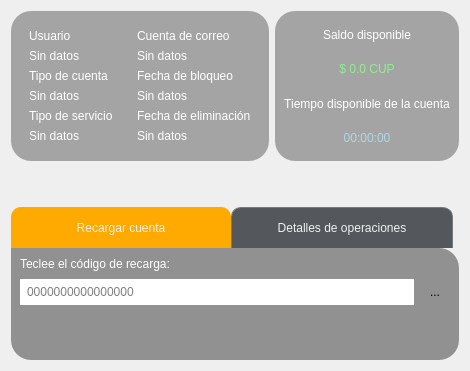
      <widget class="QWidget" name="nauta_info">
       <layout class="QGridLayout" name="gridLayout_31">
        <item row="0" column="0">
         <widget class="QWidget" name="nauta_account_details" native="true">
          <property name="styleSheet">
           <string notr="true">QWidget #nauta_account_details{
	border-radius:20px;
	background-color: rgba(0, 0, 0, 80);
	padding:10px;
}
QLCNumber{
	padding:5px;
	color: black;
	font: 12pt &quot;Segoe UI&quot;;	
	background-color:white;
	border-radius:15px;
	
}
QLabel{
	color: white;
	font: 14pt &quot;Segoe UI&quot;;	
}
QCheckBox, QRadioButton{
	font: 10pt &quot;Segoe UI&quot;;
	color:white;
}
QCheckBox::indicator, QRadioButton::indicator {
	border: 1px solid rgb(100, 100, 100);
	width: 10px;
	height: 10px;
	border-radius: 5px;
	background-color: rgb(135, 135, 135);
}
QCheckBox::indicator:checked, QRadioButton::indicator:checked {
	border: 1px solid rgb(0, 128, 212);
	background-color: rgb(0, 221, 255)
}
QPushButton{
	color: white;
	font: bold 12pt &quot;Segoe UI&quot;;	
	background-color:rgb(0, 166, 255);
	border-radius:15px;
	padding: 10px;
}
QPushButton:hover{
	
	background-color: rgb(0, 123, 255);
}</string>
          </property>
          <layout class="QGridLayout" name="gridLayout_29">
           <item row="0" column="0">
            <widget class="QWidget" name="nauta_Details_1" native="true">
             <layout class="QGridLayout" name="gridLayout_28">
              <item row="5" column="0">
               <widget class="QLabel" name="account_type">
                <property name="styleSheet">
                 <string notr="true">font: bold 12pt &quot;Segoe UI&quot;;</string>
                </property>
                <property name="text">
                 <string>Sin datos</string>
                </property>
                <property name="alignment">
                 <set>Qt::AlignLeading|Qt::AlignLeft|Qt::AlignVCenter</set>
                </property>
               </widget>
              </item>
              <item row="6" column="0">
               <widget class="QLabel" name="label_22">
                <property name="text">
                 <string>Tipo de servicio</string>
                </property>
                <property name="alignment">
                 <set>Qt::AlignLeading|Qt::AlignLeft|Qt::AlignVCenter</set>
                </property>
               </widget>
              </item>
              <item row="1" column="0">
               <widget class="QLabel" name="nauta_username">
                <property name="styleSheet">
                 <string notr="true">font: bold 12pt &quot;Segoe UI&quot;;</string>
                </property>
                <property name="text">
                 <string>Sin datos</string>
                </property>
                <property name="alignment">
                 <set>Qt::AlignLeading|Qt::AlignLeft|Qt::AlignVCenter</set>
                </property>
               </widget>
              </item>
              <item row="4" column="0">
               <widget class="QLabel" name="label_21">
                <property name="text">
                 <string>Tipo de cuenta</string>
                </property>
                <property name="alignment">
                 <set>Qt::AlignLeading|Qt::AlignLeft|Qt::AlignVCenter</set>
                </property>
               </widget>
              </item>
              <item row="7" column="0">
               <widget class="QLabel" name="service_type">
                <property name="styleSheet">
                 <string notr="true">font: bold 12pt &quot;Segoe UI&quot;;</string>
                </property>
                <property name="text">
                 <string>Sin datos</string>
                </property>
                <property name="alignment">
                 <set>Qt::AlignLeading|Qt::AlignLeft|Qt::AlignVCenter</set>
                </property>
               </widget>
              </item>
              <item row="0" column="0">
               <widget class="QLabel" name="label_19">
                <property name="text">
                 <string>Usuario</string>
                </property>
                <property name="alignment">
                 <set>Qt::AlignLeading|Qt::AlignLeft|Qt::AlignVCenter</set>
                </property>
               </widget>
              </item>
             </layout>
            </widget>
           </item>
           <item row="0" column="1">
            <widget class="QWidget" name="nauta_Details_2" native="true">
             <layout class="QGridLayout" name="gridLayout_27">
              <item row="4" column="0">
               <widget class="QLabel" name="label_35">
                <property name="text">
                 <string>Fecha de eliminación</string>
                </property>
                <property name="alignment">
                 <set>Qt::AlignLeading|Qt::AlignLeft|Qt::AlignVCenter</set>
                </property>
               </widget>
              </item>
              <item row="5" column="0">
               <widget class="QLabel" name="delete_account_date">
                <property name="styleSheet">
                 <string notr="true">font: bold 12pt &quot;Segoe UI&quot;;</string>
                </property>
                <property name="text">
                 <string>Sin datos</string>
                </property>
                <property name="alignment">
                 <set>Qt::AlignLeading|Qt::AlignLeft|Qt::AlignVCenter</set>
                </property>
               </widget>
              </item>
              <item row="2" column="0">
               <widget class="QLabel" name="label_20">
                <property name="text">
                 <string>Fecha de bloqueo</string>
                </property>
                <property name="alignment">
                 <set>Qt::AlignLeading|Qt::AlignLeft|Qt::AlignVCenter</set>
                </property>
               </widget>
              </item>
              <item row="0" column="0">
               <widget class="QLabel" name="label_36">
                <property name="text">
                 <string>Cuenta de correo</string>
                </property>
                <property name="alignment">
                 <set>Qt::AlignLeading|Qt::AlignLeft|Qt::AlignVCenter</set>
                </property>
               </widget>
              </item>
              <item row="1" column="0">
               <widget class="QLabel" name="mail_account">
                <property name="styleSheet">
                 <string notr="true">font: bold 12pt &quot;Segoe UI&quot;;</string>
                </property>
                <property name="text">
                 <string>Sin datos</string>
                </property>
                <property name="alignment">
                 <set>Qt::AlignLeading|Qt::AlignLeft|Qt::AlignVCenter</set>
                </property>
               </widget>
              </item>
              <item row="3" column="0">
               <widget class="QLabel" name="lock_account_date">
                <property name="styleSheet">
                 <string notr="true">font: bold 12pt &quot;Segoe UI&quot;;</string>
                </property>
                <property name="text">
                 <string>Sin datos</string>
                </property>
                <property name="alignment">
                 <set>Qt::AlignLeading|Qt::AlignLeft|Qt::AlignVCenter</set>
                </property>
               </widget>
              </item>
             </layout>
            </widget>
           </item>
          </layout>
         </widget>
        </item>
        <item row="0" column="1">
         <widget class="QWidget" name="most_important_nauta_details" native="true">
          <property name="styleSheet">
           <string notr="true">QWidget #most_important_nauta_details{
	border-radius:20px;
	background-color: rgba(0, 0, 0, 80);
	padding:20px;
}
QLabel{
	color: white;
	font: 14pt &quot;Segoe UI&quot;;	
}
QCheckBox, QRadioButton{
	font: 10pt &quot;Segoe UI&quot;;
	color:white;
}
QCheckBox::indicator, QRadioButton::indicator {
	border: 1px solid rgb(100, 100, 100);
	width: 10px;
	height: 10px;
	border-radius: 5px;
	background-color: rgb(135, 135, 135);
}
QCheckBox::indicator:checked, QRadioButton::indicator:checked {
	border: 1px solid rgb(0, 128, 212);
	background-color: rgb(0, 221, 255)
}
QPushButton{
	color: white;
	font: bold 12pt &quot;Segoe UI&quot;;	
	background-color:rgb(0, 166, 255);
	border-radius:15px;
	padding: 10px;
}
QPushButton:hover{
	
	background-color: rgb(0, 123, 255);
}</string>
          </property>
          <layout class="QGridLayout" name="gridLayout_30">
           <item row="0" column="0">
            <widget class="QLabel" name="label_37">
             <property name="text">
              <string>Saldo disponible</string>
             </property>
             <property name="alignment">
              <set>Qt::AlignCenter</set>
             </property>
            </widget>
           </item>
           <item row="1" column="0">
            <widget class="QLabel" name="available_credit">
             <property name="styleSheet">
              <string notr="true">font: bold 18pt &quot;Segoe UI&quot;;
color:lightgreen;</string>
             </property>
             <property name="text">
              <string>$ 0.0 CUP</string>
             </property>
             <property name="alignment">
              <set>Qt::AlignCenter</set>
             </property>
            </widget>
           </item>
           <item row="2" column="0">
            <widget class="QLabel" name="label_38">
             <property name="text">
              <string>Tiempo disponible de la cuenta</string>
             </property>
             <property name="alignment">
              <set>Qt::AlignCenter</set>
             </property>
            </widget>
           </item>
           <item row="3" column="0">
            <widget class="QLabel" name="available_time">
             <property name="styleSheet">
              <string notr="true">font: bold 18pt &quot;Segoe UI&quot;;
color: lightblue;</string>
             </property>
             <property name="text">
              <string>00:00:00</string>
             </property>
             <property name="alignment">
              <set>Qt::AlignCenter</set>
             </property>
            </widget>
           </item>
          </layout>
         </widget>
        </item>
        <item row="2" column="0" colspan="2">
         <widget class="QTabWidget" name="tabWidget">
          <property name="styleSheet">
           <string notr="true">QLineEdit{
	padding:5px;
	color: black;
	font: 12pt &quot;Segoe UI&quot;;	
	background-color:white;
	border-radius:15px;
	
}
QLabel{
	color: white;
	font: 14pt &quot;Segoe UI&quot;;	
}
QTabWidget{
    border:none;
}

QTabWidget:focus{
    border: none;
}

QTabWidget::pane {
    /*border: 1px solid #76797C;*/
    /*padding: 5px;*/
	background-color: rgba(0, 0, 0, 100);
    margin: 0px;
	border-bottom-left-radius: 20px;
	border-bottom-right-radius: 20px;
	border-top-right-radius: 20px;
}

QTabWidget::tab-bar {
    /*left: 5px;*/ /* move to the right by 5px */
}

/*
QTabBar
{
    qproperty-drawBase: 0;
    border-radius: 3px;
}

QTabBar:focus
{
    border: none;
}

QTabBar::close-button  {
    image: url(:/qss_icons/rc/close.png);
    background: transparent;
}

QTabBar::close-button:hover
{
    image: url(:/qss_icons/rc/close-hover.png);
    background: transparent;
}

QTabBar::close-button:pressed {
    image: url(:/qss_icons/rc/close-pressed.png);
    background: transparent;
}*/

/* TOP TABS */
QTabBar::tab:top {
    color: #eff0f1;
    border: none;/*1px solid #76797C;*/
   /* border-bottom: 1px transparent black;*/
    background-color: rgb(255, 170, 0); /*#31363b*/
    padding: 10px;
    min-width: 200px;
    min-height: 20px;
    border-top-left-radius: 10px;
    border-top-right-radius: 10px;
	font: 12pt &quot;Segoe UI&quot;;
}

QTabBar::tab:top:!selected
{
    color: #eff0f1;
    background-color: #54575B;
    border: 1px solid #76797C;
    border-bottom: 1px transparent black;
    border-top-left-radius: 10px;
    border-top-right-radius: 10px;    
}
/*
QTabBar::tab:top:!selected:hover {
    background-color: #3daee9;
}

QTabBar QToolButton::right-arrow:enabled {
     image: url(:/qss_icons/rc/right_arrow.png);
 }

 QTabBar QToolButton::left-arrow:enabled {
     image: url(:/qss_icons/rc/left_arrow.png);
 }

QTabBar QToolButton::right-arrow:disabled {
     image: url(:/qss_icons/rc/right_arrow_disabled.png);
 }

 QTabBar QToolButton::left-arrow:disabled {
     image: url(:/qss_icons/rc/left_arrow_disabled.png);
 }
*/</string>
          </property>
          <property name="currentIndex">
           <number>0</number>
          </property>
          <property name="iconSize">
           <size>
            <width>24</width>
            <height>24</height>
           </size>
          </property>
          <widget class="QWidget" name="tab">
           <attribute name="icon">
            <iconset resource="resources.qrc">
             <normaloff>:/icons/icons/bonos1.png</normaloff>:/icons/icons/bonos1.png</iconset>
           </attribute>
           <attribute name="title">
            <string>Recargar cuenta</string>
           </attribute>
           <layout class="QGridLayout" name="gridLayout_7">
            <item row="0" column="0">
             <widget class="QLabel" name="label_16">
              <property name="text">
               <string>Teclee el código de recarga:</string>
              </property>
             </widget>
            </item>
            <item row="1" column="0">
             <widget class="QLineEdit" name="recharge_nauta_account">
              <property name="maxLength">
               <number>16</number>
              </property>
              <property name="placeholderText">
               <string>0000000000000000</string>
              </property>
              <property name="clearButtonEnabled">
               <bool>true</bool>
              </property>
             </widget>
            </item>
            <item row="2" column="0">
             <spacer name="verticalSpacer_6">
              <property name="orientation">
               <enum>Qt::Vertical</enum>
              </property>
              <property name="sizeHint" stdset="0">
               <size>
                <width>20</width>
                <height>40</height>
               </size>
              </property>
             </spacer>
            </item>
            <item row="1" column="1">
             <widget class="QToolButton" name="go_back_2">
              <property name="minimumSize">
               <size>
                <width>30</width>
                <height>30</height>
               </size>
              </property>
              <property name="styleSheet">
               <string notr="true">QToolButton{
	background-color:transparent;
	border-radius: 20px;
}
QToolButton:hover{
	background-color: rgba(0, 0, 0, 80);
}
</string>
              </property>
              <property name="text">
               <string>...</string>
              </property>
              <property name="icon">
               <iconset resource="resources.qrc">
                <normaloff>:/icons/icons/@WindowsUpdateToastIcon.contrast-black.png</normaloff>:/icons/icons/@WindowsUpdateToastIcon.contrast-black.png</iconset>
              </property>
              <property name="iconSize">
               <size>
                <width>40</width>
                <height>40</height>
               </size>
              </property>
             </widget>
            </item>
           </layout>
          </widget>
          <widget class="QWidget" name="tab_2">
           <attribute name="icon">
            <iconset resource="resources.qrc">
             <normaloff>:/icons/icons/version2.png</normaloff>:/icons/icons/version2.png</iconset>
           </attribute>
           <attribute name="title">
            <string>Detalles de operaciones</string>
           </attribute>
           <layout class="QGridLayout" name="gridLayout_24">
            <item row="0" column="0">
             <widget class="QLabel" name="label_5">
              <property name="text">
               <string>En desarrollo :-)</string>
              </property>
              <property name="alignment">
               <set>Qt::AlignCenter</set>
              </property>
             </widget>
            </item>
           </layout>
          </widget>
         </widget>
        </item>
        <item row="1" column="0" colspan="2">
         <spacer name="verticalSpacer_10">
          <property name="orientation">
           <enum>Qt::Vertical</enum>
          </property>
          <property name="sizeHint" stdset="0">
           <size>
            <width>20</width>
            <height>40</height>
           </size>
          </property>
         </spacer>
        </item>
       </layout>
      </widget>
